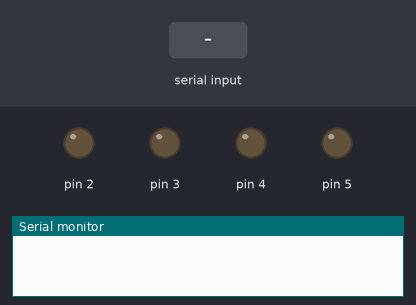
A sketch run on a simulated Arduino Uno, built with avr-gcc and run on an emulated ATmega328P. Parts: output pins drawn as LEDs (lit = HIGH), the last lines printed to the serial monitor. The test bench sets the inputs (shaded band).

Above: at 1.2 s.
1.3 s: "forward" received over the second serial link
At 1.8 s:
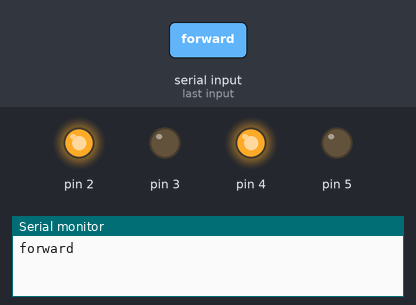
2.8 s: "reverse" received over the second serial link
At 4.0 s:
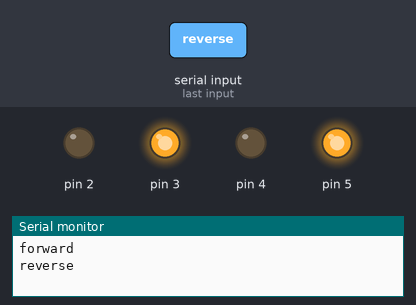
4.3 s: "right" received over the second serial link
At 5.5 s:
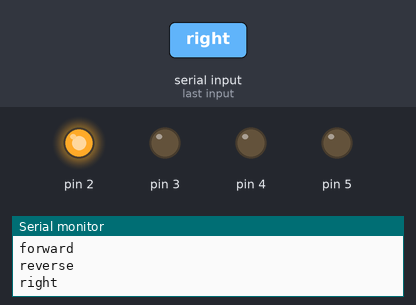
5.8 s: "left" received over the second serial link
At 6.5 s:
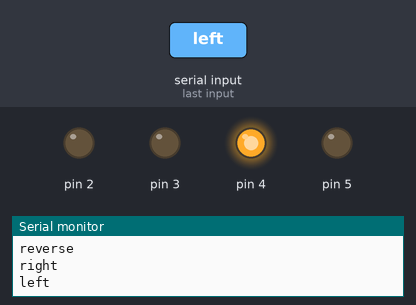
7.3 s: "right ninety" received over the second serial link
At 8.2 s:
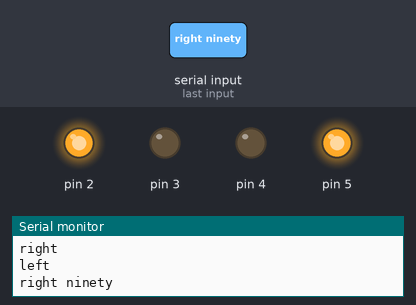
8.9 s: "left ninety" received over the second serial link
At 10.3 s:
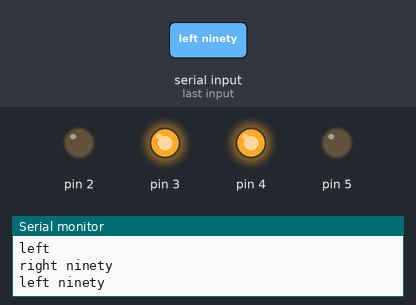
Timing chart, 0 to 11.5 s (numbered marks = the images above; inputs shaded):
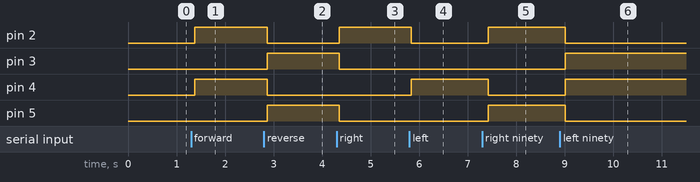

Measured:
- after the input at 1.3 s, pin 2, pin 4: LOW → HIGH after 0.07 s
- after the input at 2.8 s, pin 2, pin 4: HIGH → LOW after 0.07 s; pin 3, pin 5: LOW → HIGH after 0.07 s
- after the input at 4.3 s, pin 2: LOW → HIGH after 0.05 s; pin 3, pin 5: HIGH → LOW after 0.05 s
- after the input at 5.8 s, pin 2: HIGH → LOW at once; pin 4: LOW → HIGH at once
- after the input at 7.3 s, pin 2, pin 5: LOW → HIGH after 0.12 s; pin 4: HIGH → LOW after 0.12 s
- after the input at 8.9 s, pin 2, pin 5: HIGH → LOW after 0.11 s; pin 3, pin 4: LOW → HIGH after 0.11 s

The sketch:

application_program.ino
```cpp
#include <SoftwareSerial.h>

SoftwareSerial BT(0, 1); //TX, RX respetively
String readdata;

void setup() {
 BT.begin(9600);
 Serial.begin(9600);
  pinMode(2, OUTPUT);
  pinMode(3, OUTPUT);
  pinMode(4, OUTPUT);
  pinMode(5, OUTPUT);

}

void loop() {
  while (BT.available()){
  delay(10);
  char c = BT.read();
  readdata += c;
  }
  if (readdata.length() > 0) {
    Serial.println(readdata);

  if(readdata == "forward")
  {
    digitalWrite(2, HIGH);
    digitalWrite (3, LOW);
    digitalWrite(4,HIGH);
    digitalWrite(5,LOW);
    delay(100);
  }

  else if(readdata == "reverse")
  {
    digitalWrite(2, LOW);
    digitalWrite(3, HIGH);
    digitalWrite(4, LOW);
    digitalWrite(5,HIGH);
    delay(100);
  }

  else if (readdata == "right")
  {
    digitalWrite (2,HIGH);
    digitalWrite (3,LOW);
    digitalWrite (4,LOW);
    digitalWrite (5,LOW);
    delay (100);

  }

 else if ( readdata == "left")
 {
   digitalWrite (2, LOW);
   digitalWrite (3, LOW);
   digitalWrite (4, HIGH);
   digitalWrite (5, LOW);
   delay (100);
 }

 else if (readdata == "right ninety")
  {
    digitalWrite (2,HIGH);
    digitalWrite (3,LOW);
    digitalWrite (4,LOW);
    digitalWrite (5,HIGH);
    delay (100);

  }

  else if (readdata == "left ninety")
  {
    digitalWrite (2,LOW);
    digitalWrite (3,HIGH);
    digitalWrite (4,HIGH);
    digitalWrite (5,LOW);
    delay (100);

  }

 else if (readdata == "stop")
 {
   digitalWrite (2, LOW);
   digitalWrite (3, LOW);
   digitalWrite (4, LOW);
   digitalWrite (5, LOW);
   delay (100);
 }
   else if (readdata == "buzz")
 {
   analogWrite (9,255);
   delay(1000);
   analogWrite(9,0);
 }
 else if (readdata == "red")
 {
   digitalWrite (13,HIGH);
   delay(1000);
   digitalWrite(13,LOW);
 }
else if (readdata == "green")
 {
   analogWrite (6,255);
   delay(1000);
   analogWrite(6,0);
 }
else if (readdata == "blue")
 {
   analogWrite (10,255);
   delay(1000);
   analogWrite(10,0);
 }

readdata="";}}
```
